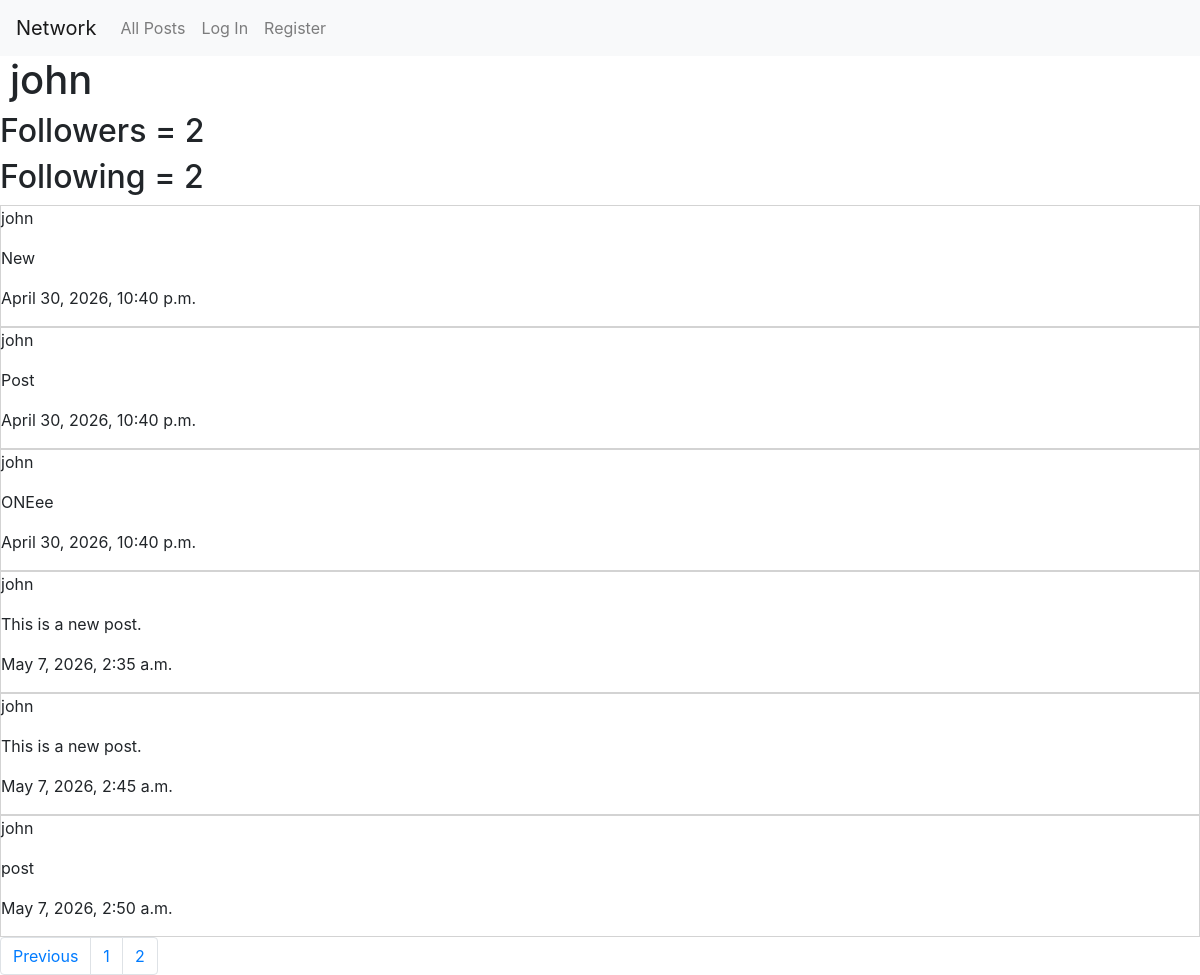
The page /user_profile_page/1?page=2 on the database its author committed.
### network/models.py (models this page shows)
class User(AbstractUser):
    pass

class Post(models.Model):
    author = models.ForeignKey(User, on_delete=models.CASCADE, related_name="current_author")
    time = models.DateTimeField(auto_now_add=True)
    content = models.CharField(max_length=100)
    def __str__(self):
        return f"{self.id} {self.author}, {self.content}, {self.time}"

### network/views.py (the view)
# urls.py: path("user_profile_page/<int:id>", views.user_profile_page, name="user_profile_page"),
def user_profile_page(request, id):
    user_profile = User.objects.get(id=id)
    followers = Following.objects.filter(target = user_profile)
    following = Following.objects.filter(source = user_profile)
    posts_by_user = Post.objects.filter(author = user_profile)
    print(posts_by_user)
    try:
        filtered_likes = Like.objects.filter(
        source = request.user
    )
    except:
        filtered_likes = []
    liked_post = []
    for i in filtered_likes:
        post_content = i.target.id
        liked_post.append(post_content)
    p = Paginator(posts_by_user, 10)
    page_number = request.GET.get('page')
    page_obj = p.get_page(page_number)
    is_following = False
    try:
        relationship = Following.objects.get(
            source=request.user,
            target = user_profile
        )
        is_following = True
    except:
        is_following = False
    return render(request, "network/user_profile_page.html", {
        "user_profile":user_profile,
        "is_following":is_following,
        "followers":len(followers),
        "following":len(following),
        "posts_by_user":page_obj,
        "page_obj": page_obj,
        "liked_posts":liked_post,
    })

### network/templates/network/user_profile_page.html (shortened to what this page needs)
{% extends "network/layout.html" %}
{% load static %}
{% block body %}
<h1>{{user_profile}}</h1>
<h2>Followers = {{followers}}</h2>
<h2>Following = {{following}}</h2>
    {% for i in posts_by_user %}
        <div class="single_post" id="single_post_{{i.id}}">
            <p>{{i.author}}</p>
            <p id="post_content_{{ i.id }}">{{i.content}}</p>
            <p>{{i.time}}</p>
        </div>
    {% endfor %}
    <nav aria-label="Page navigation example">
        <ul class="pagination">
            {% if page_obj.has_previous %}
                <li class="page-item"><a class="page-link" href="?page={{ page_obj.previous_page_number }}">Previous</a></li>
            {% endif %}
            {% for i in page_obj.paginator.page_range %}
                <li class="page-item"><a class="page-link" href="?page={{i}}">{{i}}</a></li>
            {%endfor%}
        </ul>
    </nav>
{% endblock %}

### network/static/network/styles.css (style rules this page uses)
h1 { margin-left: 10px; }
.single_post { border: lightgray solid 1px; }
ul { list-style-type: none; padding-left: 3; margin: 0; }

### rows shown on the page
User: username "john"
Post: author "john", content "New", time "April 30, 2026, 10:40 p.m."
Post: author "john", content "Post", time "April 30, 2026, 10:40 p.m."
Post: author "john", content "ONEee", time "April 30, 2026, 10:40 p.m."
Post: author "john", content "This is a new post.", time "May 7, 2026, 2:35 a.m."
Post: author "john", content "This is a new post.", time "May 7, 2026, 2:45 a.m."
Post: author "john", content "post", time "May 7, 2026, 2:50 a.m."

### other values the page prints
{{ followers }} "2"
{{ following }} "2"
{{ i }} "1" "2"
